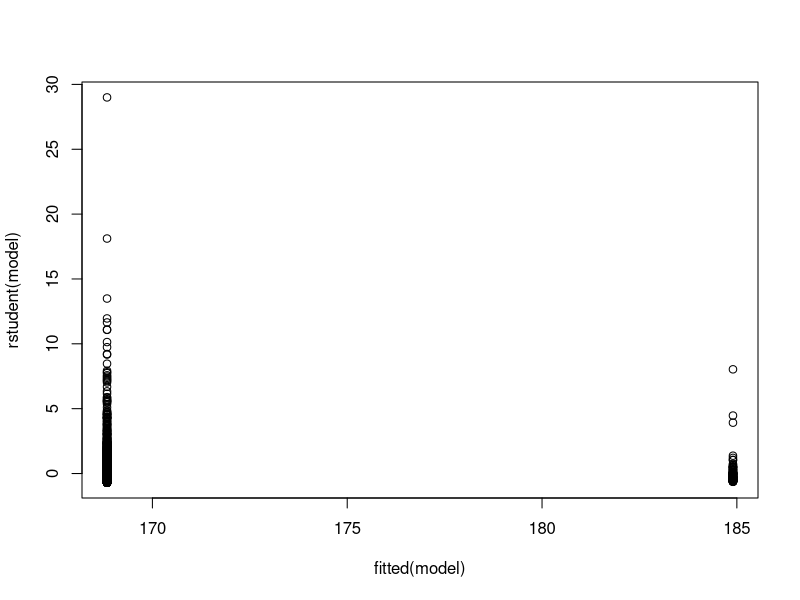
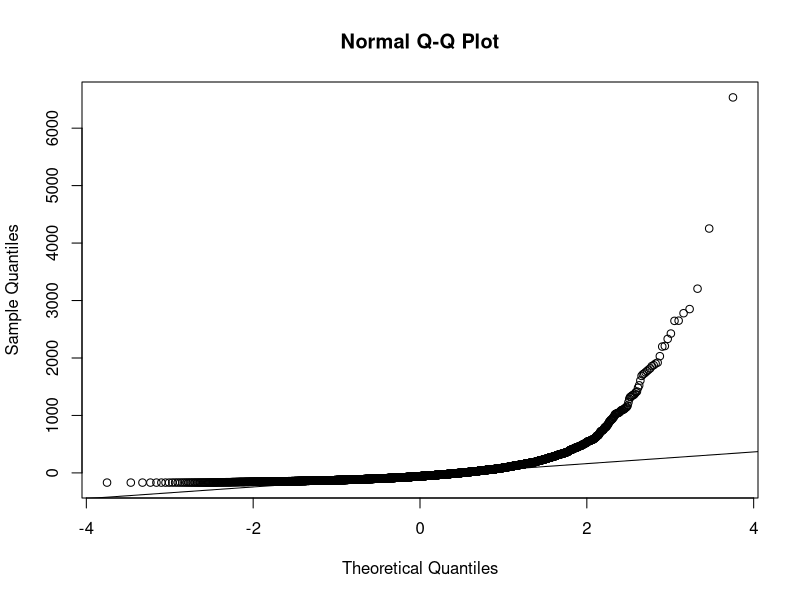
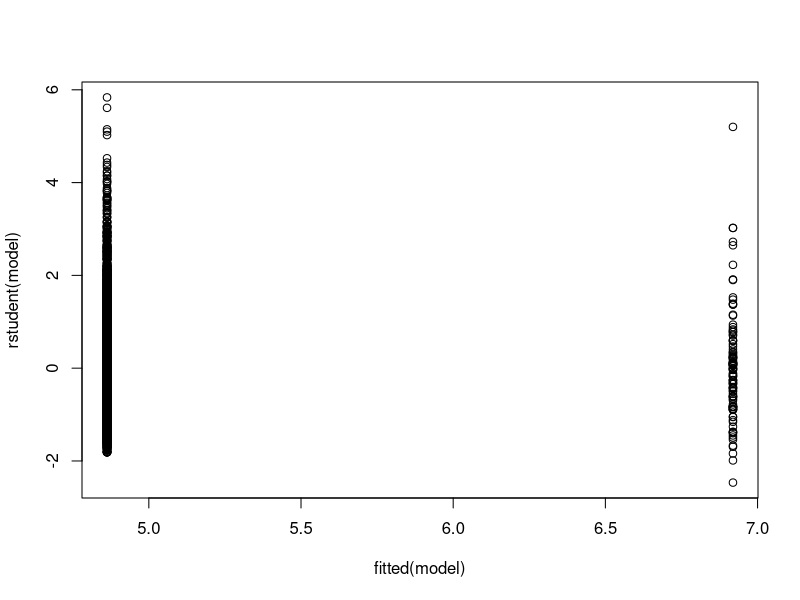
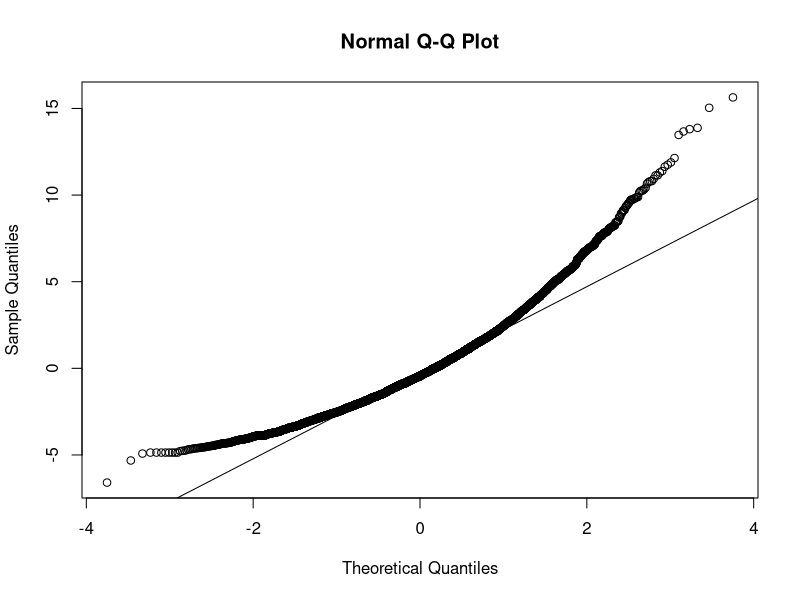
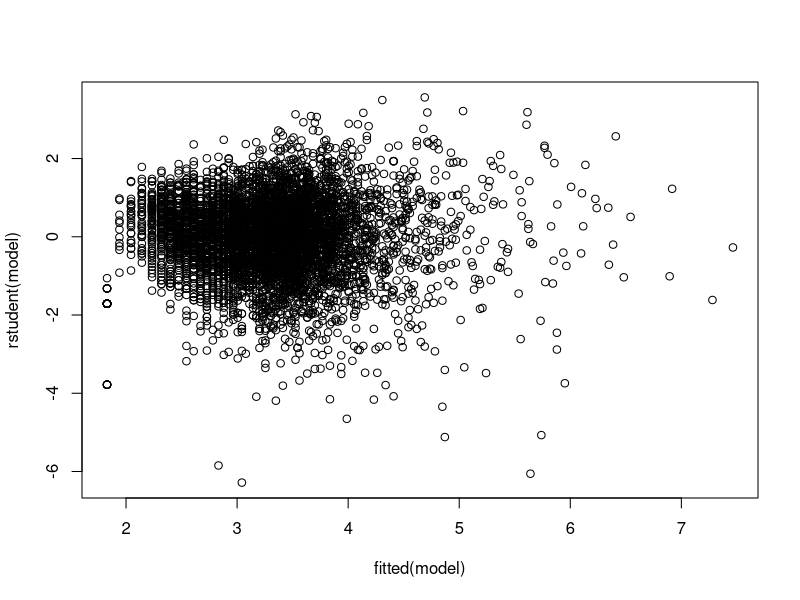
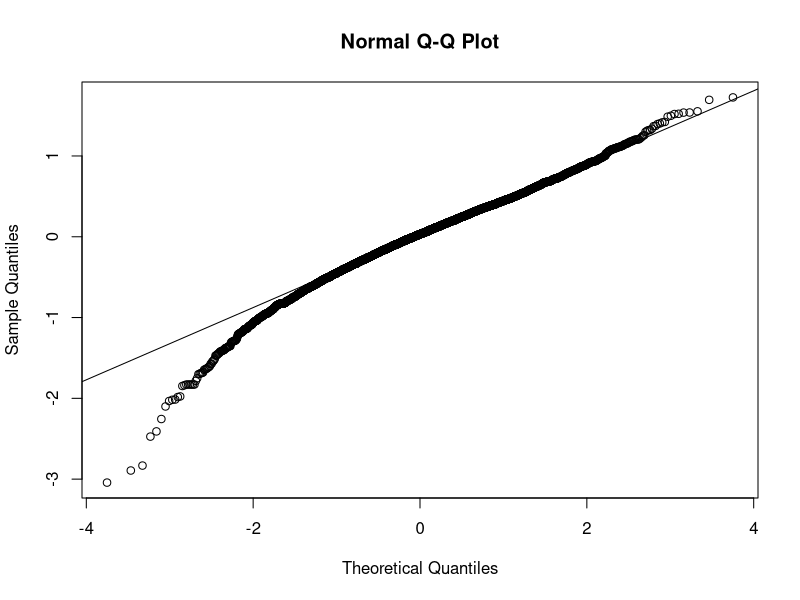
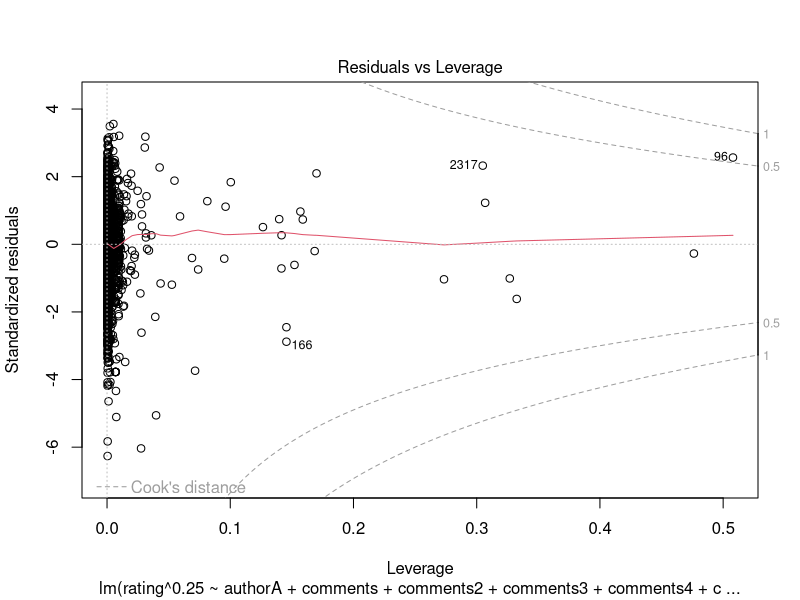

Write R code to recreate these figures, in order.
## ---- chunk 1
knitr::opts_chunk$set(echo = TRUE)
options(contrasts = c("contr.sum", "contr.poly"))
## ---- chunk 2
# Data for all SCP articles
data1 <- read.table("data-3-09-21.txt", header=T)

# Data for author A
data2 <- read.table("author-data.txt", header=T)
## ---- chunk 3

scp1 <- as.integer(data1$scp_number)
rating1 <- as.integer(data1$rating)
comments1 <- as.integer(data1$comments)
## ---- chunk 4

scp2 <- c()

for (i in 0:length(data2$SCP)) {
  str <- data2$SCP[i]
  if (length(str) > 0 && startsWith(str, "SCP-")) {
    scp2 <- append(scp2, as.integer(substring(str, 5)))
  }
}

rating2 <- as.integer(data2$Rating)
comments2 <- as.integer(data2$Comments)
## ---- chunk 5

group <- c()
authora <- c()

for (i in 1:length(scp1)) {
  if (length(which(scp2 == scp1[i])) > 0) {
    group <- append(group, 2)
    authora <- append(authora, 1)
    
  } else {
    group <- append(group, 1)
    authora <- append(authora, 0)
  }
}

all.data <- data.frame(
  scp=scp1, 
  rating=rating1, 
  comments=comments1,
  group=as.factor(group),
  ratio=rating1 / (comments1 + 1),
  authorA=authora,comments2=comments1 ^ 2,
  comments3=comments1 ^ 3,
  comments4=comments1 ^ 4,
  comments5=comments1 ^ 5,
  comments6=comments1 ^ 6,
  comments7=comments1 ^ 7,
  comments8=comments1 ^ 8,
  comments9=comments1 ^ 9,
  comments10=comments1 ^ 10)

all.data <- subset(all.data, scp != 1)
group1 <- subset(all.data, group == 1)
group2 <- subset(all.data, group == 2)
## ---- chunk 6
head(all.data)
head(group1)
head(group2)
nrow(all.data) # Total number of observations
nrow(group1) # Number of replicates in group 1
nrow(group2) # Number of replicates in group 2
mean(group1$rating)
mean(group2$rating)
mean(group1$rating / (group1$comments + 1))
mean(group2$rating / (group2$comments + 1))
## ---- chunk 7

model <- lm(rating~group, all.data)
sigmahat <- summary(model)$sigma
sigmahat # Residual standard error
plot(fitted(model), rstudent(model))
qqnorm(resid(model))
qqline(resid(model))
## ---- chunk 8
thetahat <- mean(group2$rating) - mean(group1$rating)
d <- thetahat / ((1 / 5587 + 1 / 110) * sigmahat ^ 2)
pvalue <- 1 - pt(d, 5695)
pvalue
## ---- chunk 9
model <- lm(ratio~group, all.data)
sigmahat <- summary(model)$sigma
sigmahat # Residual standard error
plot(fitted(model), rstudent(model))
qqnorm(resid(model))
qqline(resid(model))
## ---- chunk 10
thetahat <- mean(group2$ratio) - mean(group1$ratio)
d <- thetahat / ((1 / 5587 + 1 / 110) * sigmahat ^ 2)
pvalue <- 1 - pt(d, 5695)
pvalue
## ---- chunk 11
model.data <- subset(all.data, scp != 173)
model.data <- subset(model.data, scp != 682)
model.data <- subset(model.data, scp != 106)
model.data <- subset(model.data, scp != 49)
model.data <- subset(model.data, scp != 2521)
model.data <- subset(model.data, scp != 579)
## ---- chunk 12
model <- lm(
  rating ^ 0.25 ~ 
    authorA + comments + comments2 + 
    comments3 + comments4 + comments5 + 
    comments6 + comments7 + comments8 + 
    comments9 + comments10, 
  model.data)
plot(fitted(model), rstudent(model))
qqnorm(resid(model))
qqline(resid(model))
## ---- chunk 13
plot(model, which=5)
## ---- chunk 14
summary(model)
